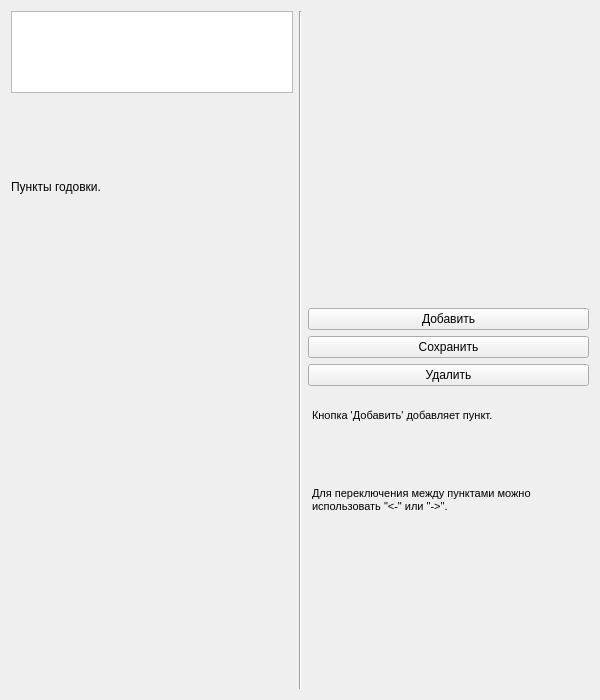
<?xml version="1.0" encoding="UTF-8"?>
<ui version="4.0">
 <class>Form</class>
 <widget class="QWidget" name="Form">
  <property name="geometry">
   <rect>
    <x>0</x>
    <y>0</y>
    <width>600</width>
    <height>700</height>
   </rect>
  </property>
  <property name="windowTitle">
   <string>Form</string>
  </property>
  <layout class="QGridLayout" name="gridLayout">
   <item row="0" column="0">
    <layout class="QGridLayout" name="gridLayout_2">
     <item row="0" column="0">
      <layout class="QVBoxLayout" name="verticalLayout_2" stretch="1,1,0,6">
       <item>
        <layout class="QHBoxLayout" name="horizontalLayout_2">
         <item>
          <widget class="QTextEdit" name="name">
           <property name="font">
            <font>
             <weight>75</weight>
             <bold>true</bold>
            </font>
           </property>
           <property name="html">
            <string>&lt;!DOCTYPE HTML PUBLIC &quot;-//W3C//DTD HTML 4.0//EN&quot; &quot;http://www.w3.org/TR/REC-html40/strict.dtd&quot;&gt;
&lt;html&gt;&lt;head&gt;&lt;meta name=&quot;qrichtext&quot; content=&quot;1&quot; /&gt;&lt;style type=&quot;text/css&quot;&gt;
p, li { white-space: pre-wrap; }
&lt;/style&gt;&lt;/head&gt;&lt;body style=&quot; font-family:'MS Shell Dlg 2'; font-size:8.25pt; font-weight:600; font-style:normal;&quot;&gt;
&lt;p style=&quot;-qt-paragraph-type:empty; margin-top:0px; margin-bottom:0px; margin-left:0px; margin-right:0px; -qt-block-indent:0; text-indent:0px;&quot;&gt;&lt;br /&gt;&lt;/p&gt;&lt;/body&gt;&lt;/html&gt;</string>
           </property>
          </widget>
         </item>
        </layout>
       </item>
       <item>
        <spacer name="verticalSpacer_3">
         <property name="orientation">
          <enum>Qt::Vertical</enum>
         </property>
         <property name="sizeHint" stdset="0">
          <size>
           <width>20</width>
           <height>40</height>
          </size>
         </property>
        </spacer>
       </item>
       <item>
        <widget class="QLabel" name="label">
         <property name="text">
          <string>Пункты годовки.</string>
         </property>
        </widget>
       </item>
       <item>
        <widget class="QStackedWidget" name="recipe">
         <property name="currentIndex">
          <number>0</number>
         </property>
         <widget class="QWidget" name="page_3"/>
         <widget class="QWidget" name="page_4"/>
        </widget>
       </item>
      </layout>
     </item>
     <item row="0" column="1">
      <widget class="Line" name="line">
       <property name="orientation">
        <enum>Qt::Vertical</enum>
       </property>
      </widget>
     </item>
     <item row="0" column="2">
      <layout class="QVBoxLayout" name="verticalLayout" stretch="0,0,0,0,0">
       <item>
        <spacer name="verticalSpacer">
         <property name="orientation">
          <enum>Qt::Vertical</enum>
         </property>
         <property name="sizeHint" stdset="0">
          <size>
           <width>20</width>
           <height>40</height>
          </size>
         </property>
        </spacer>
       </item>
       <item>
        <widget class="QPushButton" name="add">
         <property name="text">
          <string>Добавить</string>
         </property>
        </widget>
       </item>
       <item>
        <widget class="QPushButton" name="save_Button">
         <property name="text">
          <string>Сохранить</string>
         </property>
        </widget>
       </item>
       <item>
        <widget class="QPushButton" name="delpoint_Button">
         <property name="text">
          <string>Удалить</string>
         </property>
        </widget>
       </item>
       <item>
        <widget class="QTextEdit" name="premch">
         <property name="styleSheet">
          <string notr="true">QTextEdit {background-color: transparent; border: none}</string>
         </property>
         <property name="readOnly">
          <bool>true</bool>
         </property>
         <property name="html">
          <string>&lt;!DOCTYPE HTML PUBLIC &quot;-//W3C//DTD HTML 4.0//EN&quot; &quot;http://www.w3.org/TR/REC-html40/strict.dtd&quot;&gt;
&lt;html&gt;&lt;head&gt;&lt;meta name=&quot;qrichtext&quot; content=&quot;1&quot; /&gt;&lt;style type=&quot;text/css&quot;&gt;
p, li { white-space: pre-wrap; }
&lt;/style&gt;&lt;/head&gt;&lt;body style=&quot; font-family:'MS Shell Dlg 2'; font-size:8.25pt; font-weight:400; font-style:normal;&quot;&gt;
&lt;p style=&quot;-qt-paragraph-type:empty; margin-top:0px; margin-bottom:0px; margin-left:0px; margin-right:0px; -qt-block-indent:0; text-indent:0px;&quot;&gt;&lt;br /&gt;&lt;/p&gt;
&lt;p style=&quot; margin-top:0px; margin-bottom:0px; margin-left:0px; margin-right:0px; -qt-block-indent:0; text-indent:0px;&quot;&gt;Кнопка 'Добавить' добавляет пункт.&lt;/p&gt;
&lt;p style=&quot;-qt-paragraph-type:empty; margin-top:0px; margin-bottom:0px; margin-left:0px; margin-right:0px; -qt-block-indent:0; text-indent:0px;&quot;&gt;&lt;br /&gt;&lt;/p&gt;
&lt;p style=&quot;-qt-paragraph-type:empty; margin-top:0px; margin-bottom:0px; margin-left:0px; margin-right:0px; -qt-block-indent:0; text-indent:0px;&quot;&gt;&lt;br /&gt;&lt;/p&gt;
&lt;p style=&quot;-qt-paragraph-type:empty; margin-top:0px; margin-bottom:0px; margin-left:0px; margin-right:0px; -qt-block-indent:0; text-indent:0px;&quot;&gt;&lt;br /&gt;&lt;/p&gt;
&lt;p style=&quot;-qt-paragraph-type:empty; margin-top:0px; margin-bottom:0px; margin-left:0px; margin-right:0px; -qt-block-indent:0; text-indent:0px;&quot;&gt;&lt;br /&gt;&lt;/p&gt;
&lt;p style=&quot;-qt-paragraph-type:empty; margin-top:0px; margin-bottom:0px; margin-left:0px; margin-right:0px; -qt-block-indent:0; text-indent:0px;&quot;&gt;&lt;br /&gt;&lt;/p&gt;
&lt;p style=&quot; margin-top:0px; margin-bottom:0px; margin-left:0px; margin-right:0px; -qt-block-indent:0; text-indent:0px;&quot;&gt;Для переключения между пунктами можно использовать &amp;quot;&amp;lt;-&amp;quot; или &amp;quot;-&amp;gt;&amp;quot;.&lt;/p&gt;&lt;/body&gt;&lt;/html&gt;</string>
         </property>
        </widget>
       </item>
      </layout>
     </item>
    </layout>
   </item>
  </layout>
 </widget>
 <resources/>
 <connections/>
</ui>
